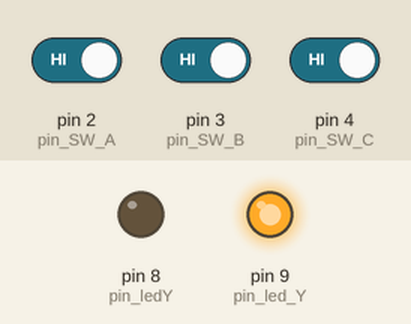
The sketch below on a simulated Arduino Uno, built with avr-gcc and run on an emulated ATmega328P. Parts: output pins drawn as LEDs (lit = HIGH). The test bench sets the inputs (shaded band); at power-on: pin 2 (pin_SW_A) HIGH, pin 3 (pin_SW_B) HIGH, pin 4 (pin_SW_C) HIGH.

Above: at 1.2 s.
1.3 s: pin 2 (pin_SW_A) driven LOW and pin 3 (pin_SW_B) driven LOW and pin 4 (pin_SW_C) driven LOW
At 2.3 s:
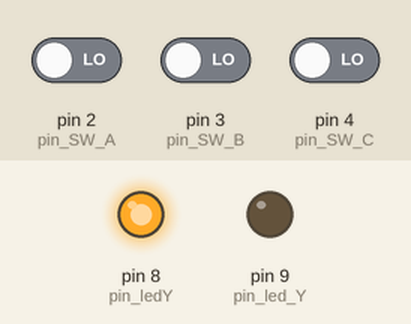
2.8 s: pin 2 (pin_SW_A) driven HIGH
At 3.4 s:
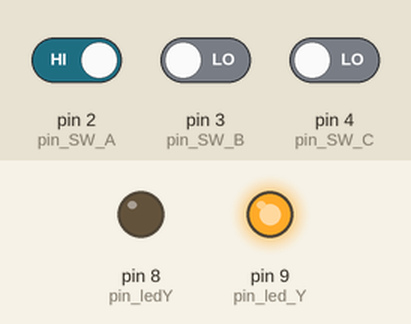
4.3 s: pin 2 (pin_SW_A) driven LOW
At 4.6 s:
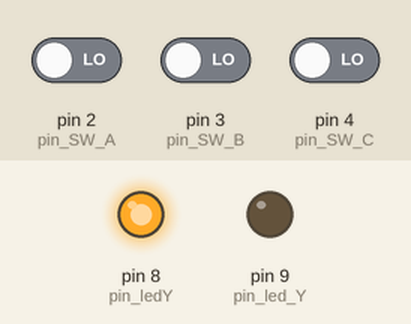
Timing chart, 0 to 7.3 s (numbered marks = the images above; inputs shaded):
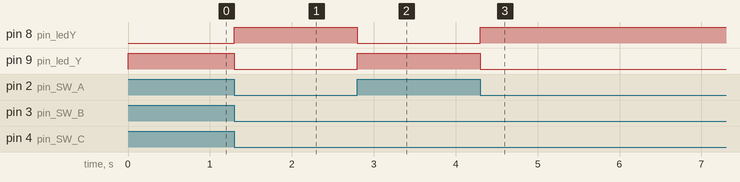

The sketch:

LV05_ZAD01.ino
```cpp
int pin_SW_A = 2;
int pin_SW_B = 3;
int pin_SW_C = 4;

int pin_ledY = 8;
int pin_led_Y = 9;

int button_A, button_B, button_C;

void setup() {
  pinMode(pin_SW_A, INPUT_PULLUP);
  pinMode(pin_SW_B, INPUT_PULLUP);
  pinMode(pin_SW_C, INPUT_PULLUP);
  pinMode(pin_ledY, OUTPUT);
  pinMode(pin_led_Y, OUTPUT);
}

void loop() {
  button_A = digitalRead(pin_SW_A);  // tipka pritisnuta -> button = 0
  button_B = digitalRead(pin_SW_B);
  button_C = digitalRead(pin_SW_C);

  if(button_A==0 && button_B==0 && button_C==0){
    digitalWrite(pin_ledY, HIGH);
    digitalWrite(pin_led_Y, LOW);
  }
  else{
    digitalWrite(pin_ledY, LOW);
    digitalWrite(pin_led_Y, HIGH);
  }
}
```

Measured:
- after the input at 1.3 s, pin 8 (pin_ledY): LOW → HIGH at once; pin 9 (pin_led_Y): HIGH → LOW at once
- after the input at 2.8 s, pin 8 (pin_ledY): HIGH → LOW at once; pin 9 (pin_led_Y): LOW → HIGH at once
- after the input at 4.3 s, pin 8 (pin_ledY): LOW → HIGH at once; pin 9 (pin_led_Y): HIGH → LOW at once
